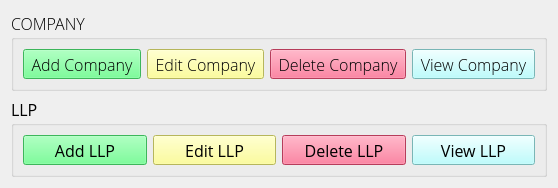
     <widget class="QWidget" name="ClientManager">
      <attribute name="title">
       <string>Client Manager</string>
      </attribute>
      <attribute name="whatsThis">
       <string>Manage Clients</string>
      </attribute>
      <layout class="QGridLayout" name="gridLayout_3">
       <item row="0" column="0">
        <widget class="QGroupBox" name="companyclients">
         <property name="font">
          <font>
           <family>Open Sans</family>
           <pointsize>12</pointsize>
           <weight>9</weight>
           <italic>false</italic>
           <bold>false</bold>
           <stylestrategy>PreferAntialias</stylestrategy>
          </font>
         </property>
         <property name="styleSheet">
          <string notr="true">font: 75 12pt &quot;Open Sans&quot;;</string>
         </property>
         <property name="title">
          <string>COMPANY</string>
         </property>
         <layout class="QHBoxLayout" name="horizontalLayout">
          <item>
           <widget class="QToolButton" name="b_addcompany">
            <property name="sizePolicy">
             <sizepolicy hsizetype="Expanding" vsizetype="Expanding">
              <horstretch>0</horstretch>
              <verstretch>0</verstretch>
             </sizepolicy>
            </property>
            <property name="font">
             <font>
              <family>Open Sans</family>
              <pointsize>12</pointsize>
              <weight>9</weight>
              <italic>false</italic>
              <bold>false</bold>
              <stylestrategy>PreferAntialias</stylestrategy>
             </font>
            </property>
            <property name="styleSheet">
             <string notr="true">background-color: rgb(85, 255, 127);
</string>
            </property>
            <property name="text">
             <string>Add Company</string>
            </property>
            <property name="icon">
             <iconset>
              <normaloff>../Icon/company.png</normaloff>../Icon/company.png</iconset>
            </property>
            <property name="iconSize">
             <size>
              <width>64</width>
              <height>64</height>
             </size>
            </property>
            <property name="shortcut">
             <string>Ctrl+=</string>
            </property>
            <property name="checkable">
             <bool>false</bool>
            </property>
            <property name="toolButtonStyle">
             <enum>Qt::ToolButtonTextUnderIcon</enum>
            </property>
            <property name="autoRaise">
             <bool>false</bool>
            </property>
           </widget>
          </item>
          <item>
           <widget class="QToolButton" name="b_editcompany">
            <property name="sizePolicy">
             <sizepolicy hsizetype="Expanding" vsizetype="Expanding">
              <horstretch>0</horstretch>
              <verstretch>0</verstretch>
             </sizepolicy>
            </property>
            <property name="font">
             <font>
              <family>Open Sans</family>
              <pointsize>12</pointsize>
              <weight>9</weight>
              <italic>false</italic>
              <bold>false</bold>
              <stylestrategy>PreferAntialias</stylestrategy>
             </font>
            </property>
            <property name="styleSheet">
             <string notr="true">background-color: rgb(255, 255, 127);</string>
            </property>
            <property name="text">
             <string>Edit Company</string>
            </property>
            <property name="icon">
             <iconset>
              <normaloff>../Icon/company.png</normaloff>
              <normalon>../Resources/Images/company.png</normalon>../Icon/company.png</iconset>
            </property>
            <property name="iconSize">
             <size>
              <width>64</width>
              <height>64</height>
             </size>
            </property>
            <property name="shortcut">
             <string>Ctrl+Backspace</string>
            </property>
            <property name="toolButtonStyle">
             <enum>Qt::ToolButtonTextUnderIcon</enum>
            </property>
           </widget>
          </item>
          <item>
           <widget class="QToolButton" name="b_deletecompany">
            <property name="sizePolicy">
             <sizepolicy hsizetype="Expanding" vsizetype="Expanding">
              <horstretch>0</horstretch>
              <verstretch>0</verstretch>
             </sizepolicy>
            </property>
            <property name="font">
             <font>
              <family>Open Sans</family>
              <pointsize>12</pointsize>
              <weight>9</weight>
              <italic>false</italic>
              <bold>false</bold>
              <stylestrategy>PreferAntialias</stylestrategy>
             </font>
            </property>
            <property name="styleSheet">
             <string notr="true">background-color: rgb(255, 85, 127);</string>
            </property>
            <property name="text">
             <string>Delete Company</string>
            </property>
            <property name="icon">
             <iconset>
              <normaloff>../Icon/company.png</normaloff>../Icon/company.png</iconset>
            </property>
            <property name="iconSize">
             <size>
              <width>64</width>
              <height>64</height>
             </size>
            </property>
            <property name="shortcut">
             <string>Ctrl+-</string>
            </property>
            <property name="toolButtonStyle">
             <enum>Qt::ToolButtonTextUnderIcon</enum>
            </property>
           </widget>
          </item>
          <item>
           <widget class="QToolButton" name="b_viewcompany">
            <property name="sizePolicy">
             <sizepolicy hsizetype="Expanding" vsizetype="Expanding">
              <horstretch>0</horstretch>
              <verstretch>0</verstretch>
             </sizepolicy>
            </property>
            <property name="font">
             <font>
              <family>Open Sans</family>
              <pointsize>12</pointsize>
              <weight>9</weight>
              <italic>false</italic>
              <bold>false</bold>
              <stylestrategy>PreferAntialias</stylestrategy>
             </font>
            </property>
            <property name="styleSheet">
             <string notr="true">background-color: rgb(170, 255, 255);</string>
            </property>
            <property name="text">
             <string>View Company</string>
            </property>
            <property name="icon">
             <iconset>
              <normaloff>../Icon/company.png</normaloff>../Icon/company.png</iconset>
            </property>
            <property name="iconSize">
             <size>
              <width>64</width>
              <height>64</height>
             </size>
            </property>
            <property name="shortcut">
             <string>Ctrl+\</string>
            </property>
            <property name="toolButtonStyle">
             <enum>Qt::ToolButtonTextUnderIcon</enum>
            </property>
           </widget>
          </item>
         </layout>
        </widget>
       </item>
       <item row="1" column="0">
        <widget class="QGroupBox" name="llpclients">
         <property name="font">
          <font>
           <family>Open Sans</family>
           <pointsize>12</pointsize>
           <weight>50</weight>
           <bold>false</bold>
           <stylestrategy>PreferAntialias</stylestrategy>
          </font>
         </property>
         <property name="title">
          <string>LLP</string>
         </property>
         <layout class="QHBoxLayout" name="horizontalLayout_2">
          <item>
           <widget class="QToolButton" name="b_addllp">
            <property name="sizePolicy">
             <sizepolicy hsizetype="Expanding" vsizetype="Expanding">
              <horstretch>0</horstretch>
              <verstretch>0</verstretch>
             </sizepolicy>
            </property>
            <property name="font">
             <font>
              <family>Open Sans</family>
              <pointsize>12</pointsize>
              <weight>50</weight>
              <bold>false</bold>
              <stylestrategy>PreferAntialias</stylestrategy>
             </font>
            </property>
            <property name="styleSheet">
             <string notr="true">background-color: rgb(85, 255, 127);
</string>
            </property>
            <property name="text">
             <string>Add LLP</string>
            </property>
            <property name="icon">
             <iconset>
              <normaloff>../Icon/LLP.png</normaloff>../Icon/LLP.png</iconset>
            </property>
            <property name="iconSize">
             <size>
              <width>64</width>
              <height>64</height>
             </size>
            </property>
            <property name="shortcut">
             <string>Ctrl+Shift+=</string>
            </property>
            <property name="toolButtonStyle">
             <enum>Qt::ToolButtonTextUnderIcon</enum>
            </property>
           </widget>
          </item>
          <item>
           <widget class="QToolButton" name="b_editllp">
            <property name="sizePolicy">
             <sizepolicy hsizetype="Expanding" vsizetype="Expanding">
              <horstretch>0</horstretch>
              <verstretch>0</verstretch>
             </sizepolicy>
            </property>
            <property name="font">
             <font>
              <family>Open Sans</family>
              <pointsize>12</pointsize>
              <weight>50</weight>
              <bold>false</bold>
              <stylestrategy>PreferAntialias</stylestrategy>
             </font>
            </property>
            <property name="styleSheet">
             <string notr="true">background-color: rgb(255, 255, 127);</string>
            </property>
            <property name="text">
             <string>Edit LLP</string>
            </property>
            <property name="icon">
             <iconset>
              <normaloff>../Icon/LLP.png</normaloff>../Icon/LLP.png</iconset>
            </property>
            <property name="iconSize">
             <size>
              <width>64</width>
              <height>64</height>
             </size>
            </property>
            <property name="shortcut">
             <string>Ctrl+Shift+Backspace</string>
            </property>
            <property name="toolButtonStyle">
             <enum>Qt::ToolButtonTextUnderIcon</enum>
            </property>
           </widget>
          </item>
          <item>
           <widget class="QToolButton" name="b_deletellp">
            <property name="sizePolicy">
             <sizepolicy hsizetype="Expanding" vsizetype="Expanding">
              <horstretch>0</horstretch>
              <verstretch>0</verstretch>
             </sizepolicy>
            </property>
            <property name="font">
             <font>
              <family>Open Sans</family>
              <pointsize>12</pointsize>
              <weight>50</weight>
              <bold>false</bold>
              <stylestrategy>PreferAntialias</stylestrategy>
             </font>
            </property>
            <property name="styleSheet">
             <string notr="true">background-color: rgb(255, 85, 127);</string>
            </property>
            <property name="text">
             <string>Delete LLP</string>
            </property>
            <property name="icon">
             <iconset>
              <normaloff>../Icon/LLP.png</normaloff>../Icon/LLP.png</iconset>
            </property>
            <property name="iconSize">
             <size>
              <width>64</width>
              <height>64</height>
             </size>
            </property>
            <property name="shortcut">
             <string>Ctrl+Shift+-</string>
            </property>
            <property name="toolButtonStyle">
             <enum>Qt::ToolButtonTextUnderIcon</enum>
            </property>
           </widget>
          </item>
          <item>
           <widget class="QToolButton" name="b_viewllp">
            <property name="sizePolicy">
             <sizepolicy hsizetype="Expanding" vsizetype="Expanding">
              <horstretch>0</horstretch>
              <verstretch>0</verstretch>
             </sizepolicy>
            </property>
            <property name="font">
             <font>
              <family>Open Sans</family>
              <pointsize>12</pointsize>
              <weight>50</weight>
              <bold>false</bold>
              <stylestrategy>PreferAntialias</stylestrategy>
             </font>
            </property>
            <property name="styleSheet">
             <string notr="true">background-color: rgb(170, 255, 255);</string>
            </property>
            <property name="text">
             <string>View LLP</string>
            </property>
            <property name="icon">
             <iconset>
              <normaloff>../Icon/LLP.png</normaloff>../Icon/LLP.png</iconset>
            </property>
            <property name="iconSize">
             <size>
              <width>64</width>
              <height>64</height>
             </size>
            </property>
            <property name="shortcut">
             <string>Ctrl+Shift+\</string>
            </property>
            <property name="toolButtonStyle">
             <enum>Qt::ToolButtonTextUnderIcon</enum>
            </property>
           </widget>
          </item>
         </layout>
        </widget>
       </item>
      </layout>
     </widget>
